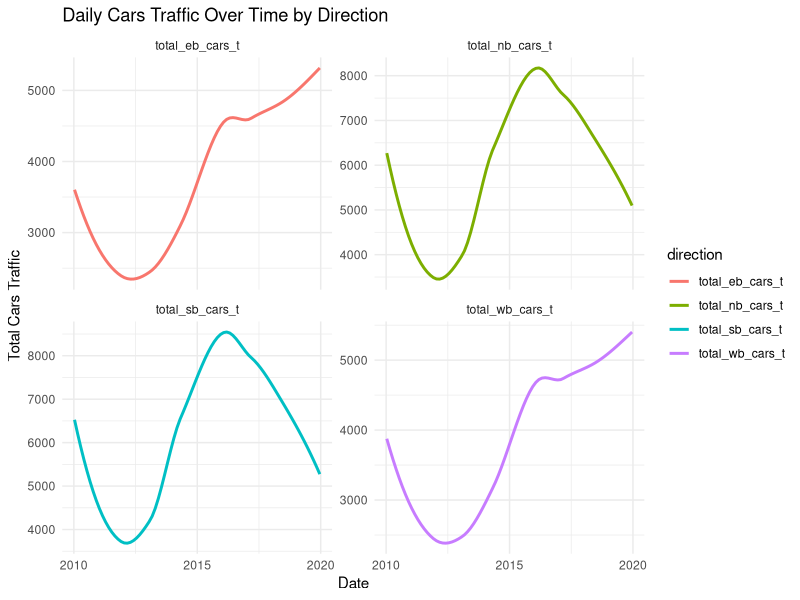
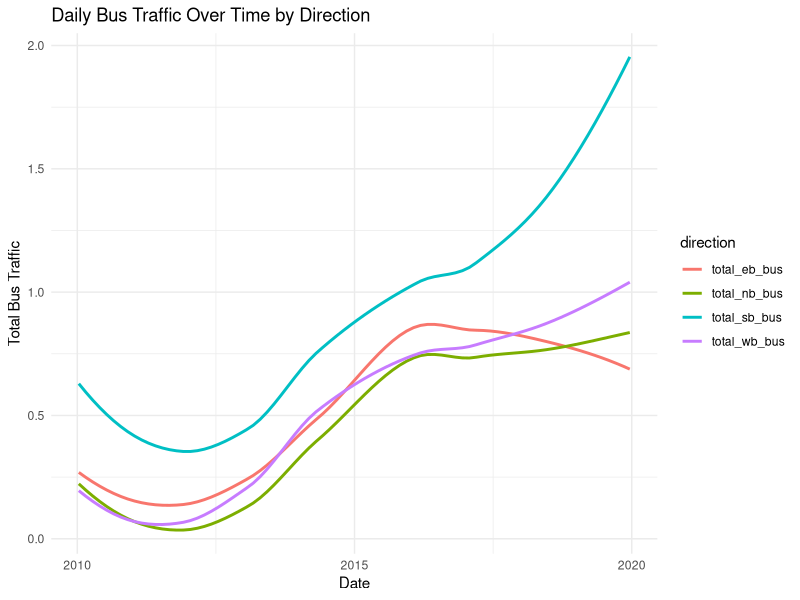
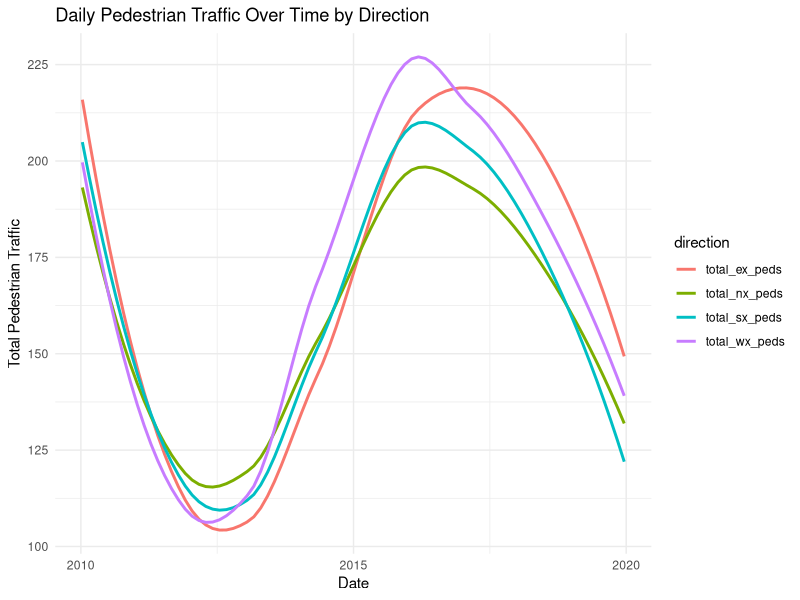
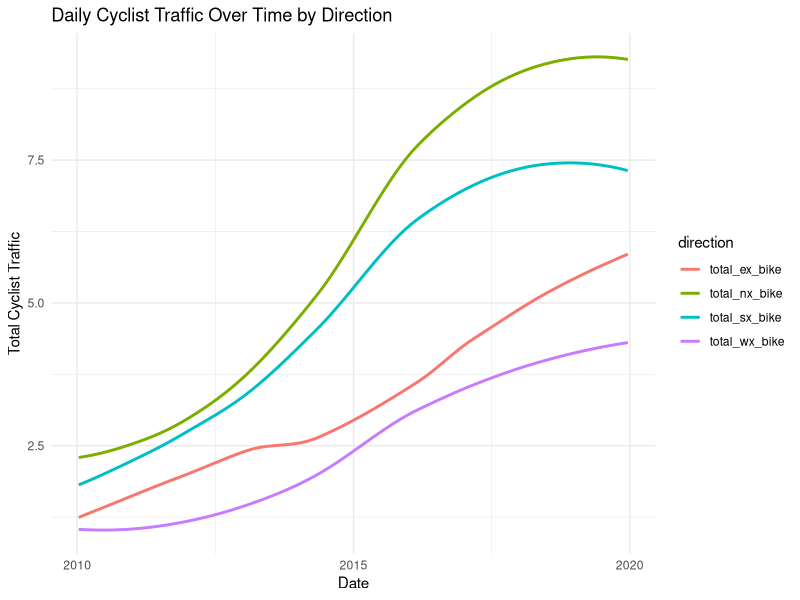
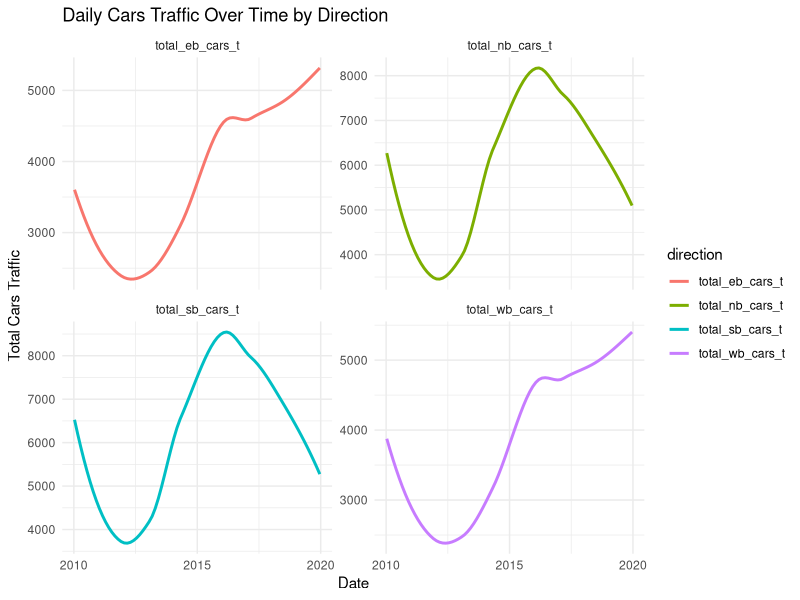
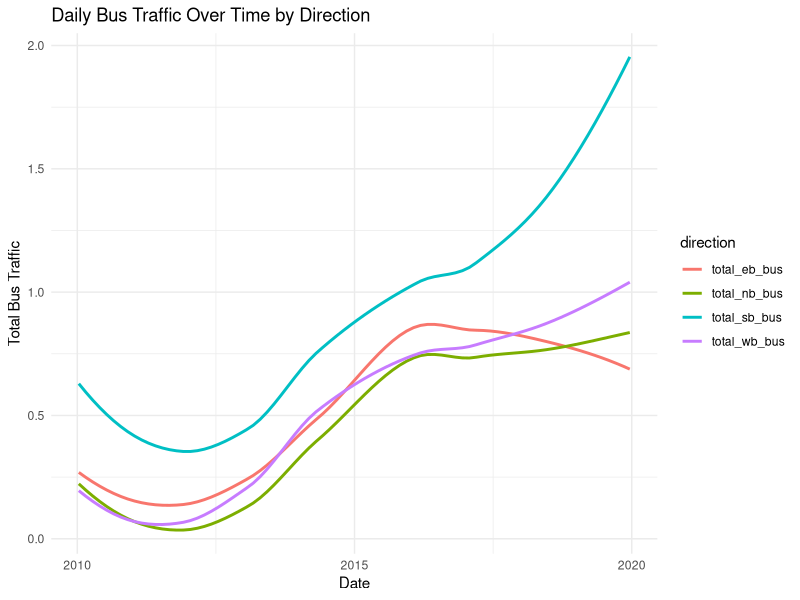
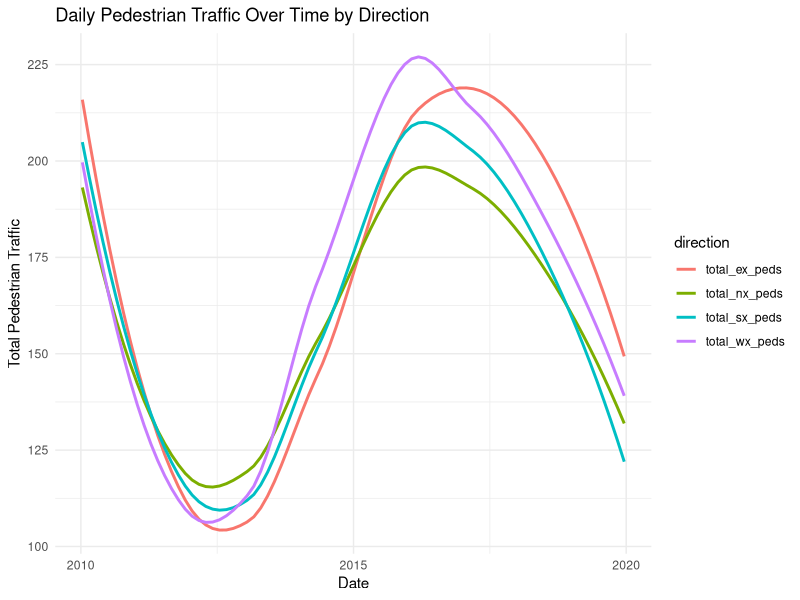
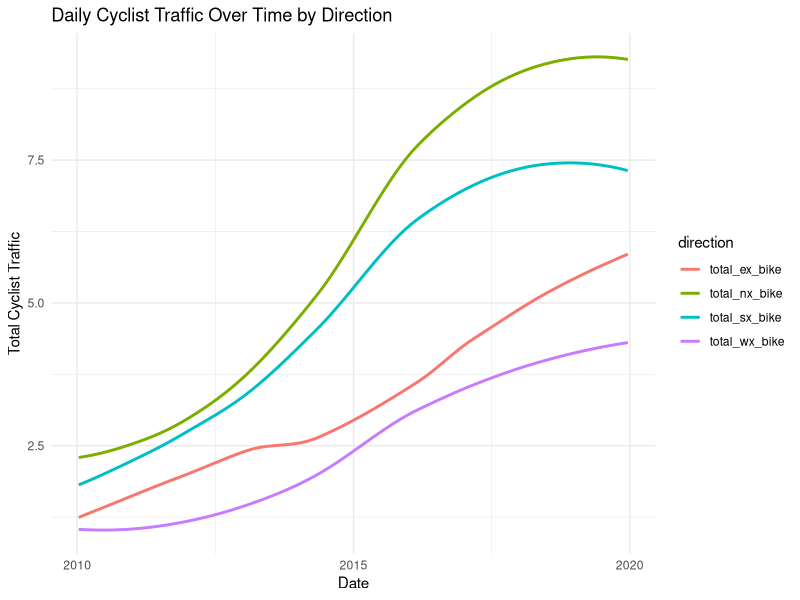

The R source for these figures, in order:
#### Preamble ####
# Purpose: Exploration of the dataset to gather trends and determine appropriate models  
# Author: Maria Mangru
# Date: March 2024
# Contact:maria.mangru@mail.utoronto.ca
# License: MIT


#### Workspace setup ####
library(dplyr)
library(ggplot2)
library(tidyr)
library(readr)

#### Creating Summary Statistics and Visualizations ####

# Load the cleaned data
cleaned_data <- read_csv("./data/analysis_data/cleaned-data-2010-2019.csv")

## Summary Statistics ###

# Generate summary statistics 
summary_stats <- cleaned_data %>%
  summarise(
    mean_daily_sb_cars_t = mean(daily_sb_cars_t, na.rm = TRUE),
    median_daily_sb_cars_t = median(daily_sb_cars_t, na.rm = TRUE),
    mean_daily_nb_cars_t = mean(daily_nb_cars_t, na.rm = TRUE),
    median_daily_nb_cars_t = median(daily_nb_cars_t, na.rm = TRUE),
    mean_daily_wb_cars_t = mean(daily_wb_cars_t, na.rm = TRUE),
    median_daily_wb_cars_t = median(daily_wb_cars_t, na.rm = TRUE),
    mean_daily_eb_cars_t = mean(daily_eb_cars_t, na.rm = TRUE),
    median_daily_eb_cars_t = median(daily_eb_cars_t, na.rm = TRUE),
    # Buses
    mean_daily_sb_bus = mean(daily_sb_bus, na.rm = TRUE),
    median_daily_sb_bus = median(daily_sb_bus, na.rm = TRUE),
    mean_daily_nb_bus = mean(daily_nb_bus, na.rm = TRUE),
    median_daily_nb_bus = median(daily_nb_bus, na.rm = TRUE),
    mean_daily_wb_bus = mean(daily_wb_bus, na.rm = TRUE),
    median_daily_wb_bus = median(daily_wb_bus, na.rm = TRUE),
    mean_daily_eb_bus = mean(daily_eb_bus, na.rm = TRUE),
    median_daily_eb_bus = median(daily_eb_bus, na.rm = TRUE),
    # Pedestrians
    mean_daily_nx_peds = mean(daily_nx_peds, na.rm = TRUE),
    median_daily_nx_peds = median(daily_nx_peds, na.rm = TRUE),
    mean_daily_sx_peds = mean(daily_sx_peds, na.rm = TRUE),
    median_daily_sx_peds = median(daily_sx_peds, na.rm = TRUE),
    mean_daily_ex_peds = mean(daily_ex_peds, na.rm = TRUE),
    median_daily_ex_peds = median(daily_ex_peds, na.rm = TRUE),
    mean_daily_wx_peds = mean(daily_wx_peds, na.rm = TRUE),
    median_daily_wx_peds = median(daily_wx_peds, na.rm = TRUE),
    # Bike
    mean_daily_nx_bike = mean(daily_nx_bike, na.rm = TRUE),
    median_daily_nx_bike = median(daily_nx_bike, na.rm = TRUE),
    mean_daily_sx_bike = mean(daily_sx_bike, na.rm = TRUE),
    median_daily_sx_bike = median(daily_sx_bike, na.rm = TRUE),
    mean_daily_ex_bike = mean(daily_ex_bike, na.rm = TRUE),
    median_daily_ex_bike = median(daily_ex_bike, na.rm = TRUE),
    mean_daily_wx_bike = mean(daily_wx_bike, na.rm = TRUE),
    median_daily_wx_bike = median(daily_wx_bike, na.rm = TRUE)
  )

# Print summary statistics
View(summary_stats)


## VISUALIZE DATA ##

## Car 
# Aggregate total car traffic in each direction by date and generate plot
line_graph_car <- cleaned_data %>%
  group_by(count_date) %>%
  summarise(
    total_sb_cars_t = sum(daily_sb_cars_t, na.rm = TRUE),
    total_nb_cars_t = sum(daily_nb_cars_t, na.rm = TRUE),
    total_eb_cars_t = sum(daily_eb_cars_t, na.rm = TRUE),
    total_wb_cars_t = sum(daily_wb_cars_t, na.rm = TRUE)
  ) %>%
  pivot_longer(cols = starts_with("total_"), names_to = "direction", values_to = "total_cars") %>%
  ggplot(aes(x = count_date, y = total_cars)) +
  geom_smooth(aes(color = direction), se = FALSE) +  
  facet_wrap(~direction, scales = "free_y") +        
  labs(title = "Daily Cars Traffic Over Time by Direction",
       x = "Date",
       y = "Total Cars Traffic") +
  theme_minimal()

line_graph_car

# Save plot 
ggsave("./other/outputs/car_traffic_over_time.png", plot = line_graph_car, width = 12, height = 6, units = "in")

## Bus 
# Aggregate total bus traffic in each direction by date and generate plot
line_graph_buses <- cleaned_data %>%
  group_by(count_date) %>%
  summarise(
    total_sb_bus = sum(daily_sb_bus, na.rm = TRUE),
    total_nb_bus = sum(daily_nb_bus, na.rm = TRUE),
    total_eb_bus = sum(daily_eb_bus, na.rm = TRUE),
    total_wb_bus = sum(daily_wb_bus, na.rm = TRUE)
  ) %>%
  pivot_longer(cols = starts_with("total_"), names_to = "direction", values_to = "total_bus") %>%
  ggplot(aes(x = count_date, y = total_bus)) +
  geom_smooth(aes(color = direction), se = FALSE) +
  labs(title = "Daily Bus Traffic Over Time by Direction",
       x = "Date",
       y = "Total Bus Traffic") +
  theme_minimal()

line_graph_buses

# Save plot 
ggsave("./other/outputs/bus_traffic_over_time.png", plot = line_graph_buses, width = 12, height = 6, units = "in")

## Pedestrian
# Aggregate total pedestrian traffic in each direction by date and generate plot
line_graph_pedestrians <- cleaned_data %>%
  group_by(count_date) %>%
  summarise(
    total_nx_peds = sum(daily_nx_peds, na.rm = TRUE),
    total_sx_peds = sum(daily_sx_peds, na.rm = TRUE),
    total_ex_peds = sum(daily_ex_peds, na.rm = TRUE),
    total_wx_peds = sum(daily_wx_peds, na.rm = TRUE)
  ) %>%
  pivot_longer(cols = starts_with("total_"), names_to = "direction", values_to = "total_peds") %>%
  ggplot(aes(x = count_date, y = total_peds)) +
  geom_smooth(aes(color = direction), se = FALSE) +
  labs(title = "Daily Pedestrian Traffic Over Time by Direction",
       x = "Date",
       y = "Total Pedestrian Traffic") +
  theme_minimal()

line_graph_pedestrians

# Save plot 
ggsave("./other/outputs/pedestrian_traffic_over_time.png", plot = line_graph_pedestrians, width = 12, height = 6, units = "in")

## Bike
# Aggregate total bike traffic in each direction by date and generate plot
line_graph_cyclists <- cleaned_data %>%
  group_by(count_date) %>%
  summarise(
    total_nx_bike = sum(daily_nx_bike, na.rm = TRUE),
    total_sx_bike = sum(daily_sx_bike, na.rm = TRUE),
    total_ex_bike = sum(daily_ex_bike, na.rm = TRUE),
    total_wx_bike = sum(daily_wx_bike, na.rm = TRUE)
  ) %>%
  pivot_longer(cols = starts_with("total_"), names_to = "direction", values_to = "total_bike") %>%
  ggplot(aes(x = count_date, y = total_bike)) +
  geom_smooth(aes(color = direction), se = FALSE) +
  labs(title = "Daily Cyclist Traffic Over Time by Direction",
       x = "Date",
       y = "Total Cyclist Traffic") +
  theme_minimal()

line_graph_cyclists

# Save plot 
ggsave("./other/outputs/cyclist_traffic_over_time.png", plot = line_graph_cyclists, width = 12, height = 6, units = "in")
